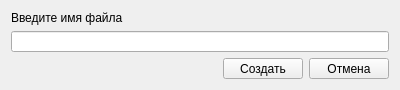
<?xml version="1.0" encoding="UTF-8"?>
<ui version="4.0">
 <class>NewMap</class>
 <widget class="QWidget" name="NewMap">
  <property name="geometry">
   <rect>
    <x>0</x>
    <y>0</y>
    <width>400</width>
    <height>90</height>
   </rect>
  </property>
  <property name="minimumSize">
   <size>
    <width>400</width>
    <height>90</height>
   </size>
  </property>
  <property name="maximumSize">
   <size>
    <width>400</width>
    <height>90</height>
   </size>
  </property>
  <property name="windowTitle">
   <string>Создать карту</string>
  </property>
  <property name="windowIcon">
   <iconset>
    <normaloff>img/ico.png</normaloff>img/ico.png</iconset>
  </property>
  <layout class="QHBoxLayout" name="horizontalLayout_2">
   <item>
    <layout class="QVBoxLayout" name="verticalLayout">
     <item>
      <widget class="QLabel" name="label">
       <property name="text">
        <string>Введите имя файла</string>
       </property>
      </widget>
     </item>
     <item>
      <widget class="QLineEdit" name="lineEdit"/>
     </item>
     <item>
      <layout class="QHBoxLayout" name="horizontalLayout">
       <item>
        <spacer name="horizontalSpacer">
         <property name="orientation">
          <enum>Qt::Horizontal</enum>
         </property>
         <property name="sizeHint" stdset="0">
          <size>
           <width>40</width>
           <height>20</height>
          </size>
         </property>
        </spacer>
       </item>
       <item>
        <widget class="QPushButton" name="pushButton">
         <property name="text">
          <string>Создать</string>
         </property>
        </widget>
       </item>
       <item>
        <widget class="QPushButton" name="pushButton_2">
         <property name="text">
          <string>Отмена</string>
         </property>
        </widget>
       </item>
      </layout>
     </item>
    </layout>
   </item>
  </layout>
 </widget>
 <resources/>
 <connections/>
</ui>
